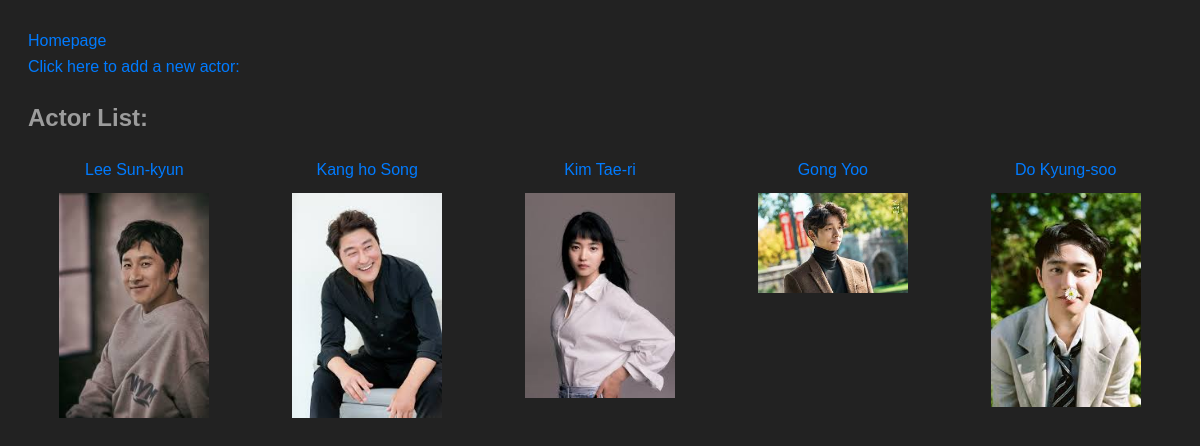
Screenshot of /api/actor_list/ with the database file from the repository.
### website/models.py (models this page shows, shortened)
class Actor(models.Model):
    name = models.CharField(max_length=255)
    birthdate = models.DateField()
    birth_place = models.CharField(max_length=100)
    nationality = models.CharField(max_length=100)
    movies = models.ManyToManyField(Show, related_name='actors')
    image = models.ImageField(upload_to='actor_images/', null=True, blank=True)

### website/views.py (the view)
# urls.py: path('actor_list/', views.ActorList.as_view(),name ='actor-list'),
class ActorList(View):
    def get(self,request):
        actors = Actor.objects.all()
        return render(request = request,
                      template_name = 'website/actor_list.html',
                      context = {'actors':actors})

### website/templates/website/actor_list.html (shortened to what this page needs)
<!DOCTYPE html>
<html>
<head>
</head>
<body>
<a href="/website/home/">Homepage</a>
<br>
<a href="/website/actor_add">Click here to add a new actor: </a>
<h2>Actor List:</h2>
<ul>
    {% for actor in actors %}
    <li>
        <div class="actor-name">
            <a href="/website/actor_details/{{ actor.id }}">{{ actor.name }}</a>
        </div>
        {% if actor.image %}
        <img src="{{ MEDIA_URL }}{{ actor.image.url }}" alt="{{ actor.name }}" class="actor-image">
        {% else %}
        <p>No image available</p>
        {% endif %}
    </li>
    {% endfor %}
</ul>
</body>
</html>

### website/templates/website/actor_list.html (style rules this page uses)
body { font-family: Arial, sans-serif; color: #333; line-height: 1.6; padding: 20px; background-color: #222; }
a { text-decoration: none; color: #007bff; }
h2 { font-size: 24px; margin-top: 20px; color: #9c9c9c; }
ul { list-style-type: none; padding: 0; display: grid; grid-template-columns: repeat(5, 1fr); grid-gap: 20px; }
li { display: flex; flex-direction: column; align-items: center; text-align: center; }
.actor-name { margin-bottom: 10px; }
.actor-image { max-width: 150px; height: auto; }

### rows the page displays
Actor: name "Lee Sun-kyun", image (picture)
Actor: name "Kang ho Song", image (picture)
Actor: name "Kim Tae-ri", image (picture)
Actor: name "Gong Yoo", image (picture)
Actor: name "Do Kyung-soo", image (picture)
